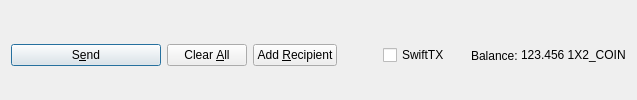
         <widget class="QFrame" name="frame_Send">
          <layout class="QHBoxLayout" name="horizontalLayout">
           <property name="bottomMargin">
            <number>0</number>
           </property>
           <item>
            <widget class="QPushButton" name="sendButton">
             <property name="minimumSize">
              <size>
               <width>150</width>
               <height>0</height>
              </size>
             </property>
             <property name="toolTip">
              <string>Confirm the send action</string>
             </property>
             <property name="text">
              <string>S&amp;end</string>
             </property>
             <property name="icon">
              <iconset resource="../1x2coin.qrc">
               <normaloff>:/icons/send</normaloff>:/icons/send</iconset>
             </property>
             <property name="autoDefault">
              <bool>false</bool>
             </property>
             <property name="default">
              <bool>true</bool>
             </property>
            </widget>
           </item>
           <item>
            <widget class="QPushButton" name="clearButton">
             <property name="sizePolicy">
              <sizepolicy hsizetype="Minimum" vsizetype="Fixed">
               <horstretch>0</horstretch>
               <verstretch>0</verstretch>
              </sizepolicy>
             </property>
             <property name="toolTip">
              <string>Clear all fields of the form.</string>
             </property>
             <property name="text">
              <string>Clear &amp;All</string>
             </property>
             <property name="icon">
              <iconset resource="../1x2coin.qrc">
               <normaloff>:/icons/remove</normaloff>:/icons/remove</iconset>
             </property>
             <property name="autoDefault">
              <bool>false</bool>
             </property>
            </widget>
           </item>
           <item>
            <widget class="QPushButton" name="addButton">
             <property name="toolTip">
              <string>Send to multiple recipients at once</string>
             </property>
             <property name="text">
              <string>Add &amp;Recipient</string>
             </property>
             <property name="icon">
              <iconset resource="../1x2coin.qrc">
               <normaloff>:/icons/add</normaloff>:/icons/add</iconset>
             </property>
             <property name="autoDefault">
              <bool>false</bool>
             </property>
            </widget>
           </item>
           <item>
            <spacer name="horizontalSpacer">
             <property name="orientation">
              <enum>Qt::Horizontal</enum>
             </property>
             <property name="sizeHint" stdset="0">
              <size>
               <width>40</width>
               <height>20</height>
              </size>
             </property>
            </spacer>
           </item>
           <item>
            <layout class="QHBoxLayout" name="horizontalLayout_2">
             <property name="spacing">
              <number>3</number>
             </property>
             <item>
              <widget class="QCheckBox" name="checkSwiftTX">
               <property name="enabled">
                <bool>true</bool>
               </property>
               <property name="minimumSize">
                <size>
                 <width>85</width>
                 <height>0</height>
                </size>
               </property>
               <property name="text">
                <string>SwiftTX</string>
               </property>
              </widget>
             </item>
             <item>
              <widget class="QLabel" name="label">
               <property name="text">
                <string>Balance:</string>
               </property>
              </widget>
             </item>
             <item>
              <widget class="QLabel" name="labelBalance">
               <property name="sizePolicy">
                <sizepolicy hsizetype="Preferred" vsizetype="Fixed">
                 <horstretch>0</horstretch>
                 <verstretch>0</verstretch>
                </sizepolicy>
               </property>
               <property name="cursor">
                <cursorShape>IBeamCursor</cursorShape>
               </property>
               <property name="text">
                <string notr="true">123.456 1X2_COIN</string>
               </property>
               <property name="textInteractionFlags">
                <set>Qt::LinksAccessibleByMouse|Qt::TextSelectableByKeyboard|Qt::TextSelectableByMouse</set>
               </property>
              </widget>
             </item>
            </layout>
           </item>
          </layout>
         </widget>
